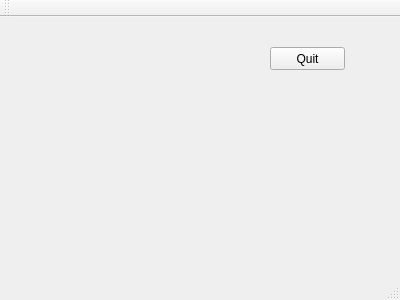
<?xml version="1.0" encoding="UTF-8"?>
<ui version="4.0">
 <class>MainWindow</class>
 <widget class="QMainWindow" name="MainWindow">
  <property name="geometry">
   <rect>
    <x>0</x>
    <y>0</y>
    <width>400</width>
    <height>300</height>
   </rect>
  </property>
  <property name="windowTitle">
   <string>MainWindow</string>
  </property>
  <widget class="QWidget" name="centralWidget">
   <widget class="QPushButton" name="pushButton">
    <property name="geometry">
     <rect>
      <x>270</x>
      <y>30</y>
      <width>75</width>
      <height>23</height>
     </rect>
    </property>
    <property name="text">
     <string>Quit</string>
    </property>
   </widget>
  </widget>
  <widget class="QMenuBar" name="menuBar">
   <property name="geometry">
    <rect>
     <x>0</x>
     <y>0</y>
     <width>400</width>
     <height>21</height>
    </rect>
   </property>
  </widget>
  <widget class="QToolBar" name="mainToolBar">
   <attribute name="toolBarArea">
    <enum>TopToolBarArea</enum>
   </attribute>
   <attribute name="toolBarBreak">
    <bool>false</bool>
   </attribute>
  </widget>
  <widget class="QStatusBar" name="statusBar"/>
 </widget>
 <layoutdefault spacing="6" margin="11"/>
 <resources/>
 <connections/>
</ui>
